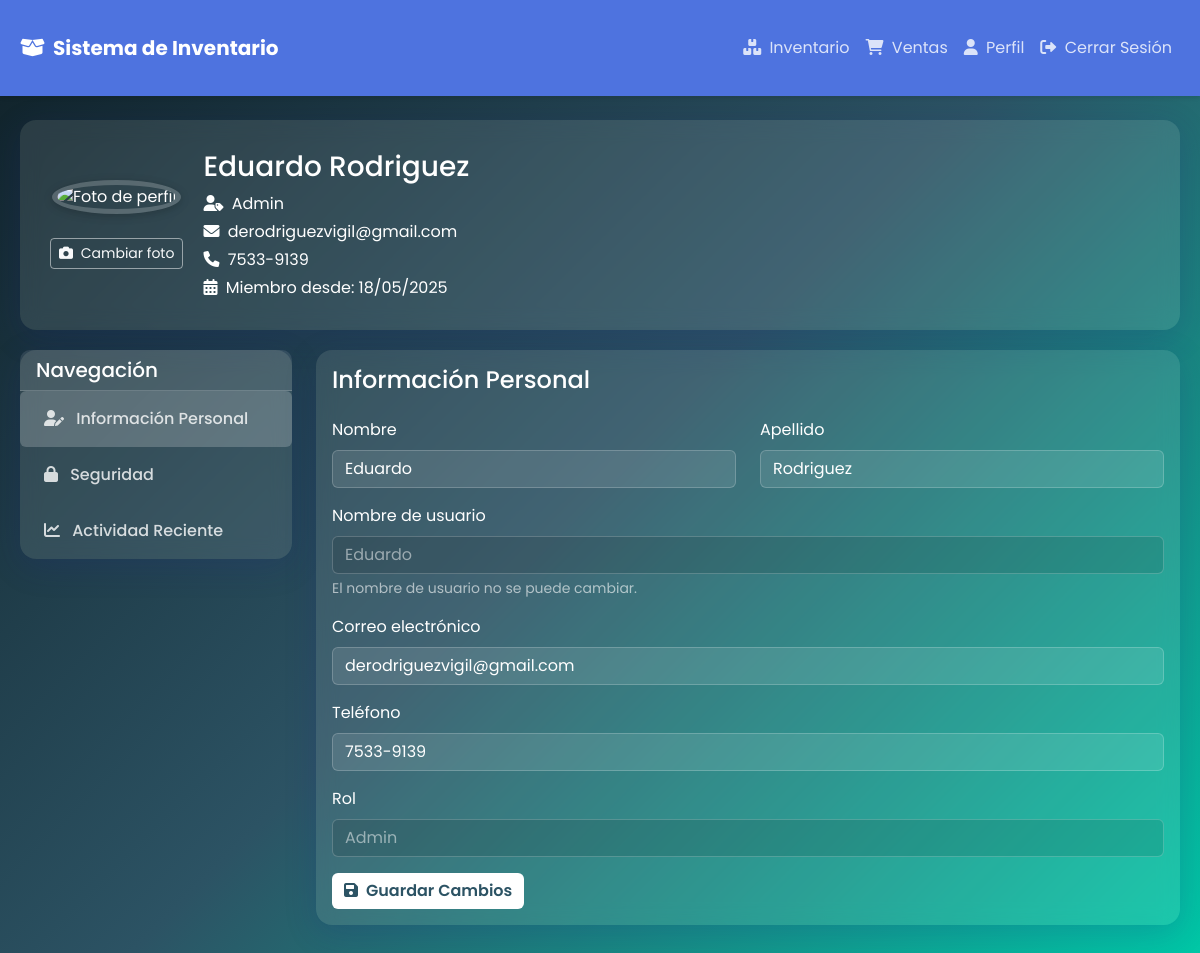
Page /vistas/perfil.php (signed in) on the committed database.
### tables this page shows
CREATE TABLE IF NOT EXISTS `usuarios` (
  `id` int NOT NULL AUTO_INCREMENT,
  `username` varchar(100) NOT NULL,
  `password` varchar(255) NOT NULL,
  `rol` enum('admin','vendedor') NOT NULL,
  `nombre` varchar(100) DEFAULT NULL,
  `apellido` varchar(100) DEFAULT NULL,
  `email` varchar(255) DEFAULT NULL,
  `telefono` varchar(20) DEFAULT NULL,
  `foto` varchar(255) DEFAULT 'default.jpg',
  `fecha_registro` timestamp NULL DEFAULT CURRENT_TIMESTAMP,
  PRIMARY KEY (`id`)
);

### vistas/perfil.php (the view, shortened to what this page needs)
<?php
include '../config.php';
$user_id = $_SESSION['user_id'];
$stmt = $pdo->prepare("SELECT * FROM usuarios WHERE id = ?");
$stmt->execute([$user_id]);
$usuario = $stmt->fetch();
?>
<!DOCTYPE html>
<html lang="es">
<head>
    <link href="https://cdn.jsdelivr.net/npm/bootstrap@5.3.0-alpha1/dist/css/bootstrap.min.css" rel="stylesheet">
    <link rel="stylesheet" href="https://cdnjs.cloudflare.com/ajax/libs/font-awesome/6.0.0-beta3/css/all.min.css">
    <link rel="stylesheet" href="styles/main.css">
</head>
<body>
    <nav class="navbar navbar-expand-lg navbar-dark">
        <div class="container">
            <a class="navbar-brand" href="inventario.php">
                <i class="fas fa-box-open me-2"></i>Sistema de Inventario
            </a>
            <div class="collapse navbar-collapse" id="navbarNav">
                <ul class="navbar-nav ms-auto">
                    <li class="nav-item">
                        <a class="nav-link" href="inventario.php">
                            <i class="fas fa-boxes me-1"></i> Inventario
                        </a>
                    </li>
                    <li class="nav-item">
                        <a class="nav-link" href="ventas.php">
                            <i class="fas fa-shopping-cart me-1"></i> Ventas
                        </a>
                    </li>
                    <li class="nav-item">
                        <a class="nav-link active" href="perfil.php">
                            <i class="fas fa-user me-1"></i> Perfil
                        </a>
                    </li>
                    <li class="nav-item">
                        <a class="nav-link" href="login.php?logout=1">
                            <i class="fas fa-sign-out-alt me-1"></i> Cerrar Sesión
                        </a>
                    </li>
                </ul>
            </div>
        </div>
    </nav>
    <div class="container py-4">
        <div class="profile-header d-flex flex-column flex-md-row align-items-center">
            <div class="text-center">
                <?php
                $foto_path = 'uploads/profiles/' . ($usuario['foto'] ?? 'default.jpg');
                if (!file_exists($foto_path)) {
                    $foto_path = 'uploads/profiles/default.jpg';
                }
                ?>
                <img src="<?php echo $foto_path; ?>" alt="Foto de perfil" class="profile-picture mb-3">
                <div class="mt-2">
                    <button type="button" class="btn btn-sm btn-outline-light" data-bs-toggle="modal" data-bs-target="#cambiarFotoModal">
                        <i class="fas fa-camera me-1"></i> Cambiar foto
                    </button>
                </div>
            </div>
            <div class="profile-info mt-4 mt-md-0">
                <h3><?php echo !empty($usuario['nombre']) ? $usuario['nombre'] . ' ' . $usuario['apellido'] : $usuario['username']; ?></h3>
                <p class="mb-1">
                    <i class="fas fa-user-tag me-1"></i> <?php echo ucfirst($usuario['rol']); ?>
                </p>
                <p class="mb-1">
                    <i class="fas fa-envelope me-1"></i> <?php echo !empty($usuario['email']) ? $usuario['email'] : 'No especificado'; ?>
                </p>
                <p class="mb-1">
                    <i class="fas fa-phone me-1"></i> <?php echo !empty($usuario['telefono']) ? $usuario['telefono'] : 'No especificado'; ?>
                </p>
                <p class="mb-0">
                    <i class="fas fa-calendar-alt me-1"></i> Miembro desde: <?php echo date('d/m/Y', strtotime($usuario['fecha_registro'] ?? 'now')); ?>
                </p>
            </div>
        </div>
        <div class="row">
            <div class="col-md-3 mb-4">
                <div class="card">
                    <div class="card-header">
                        <h5 class="mb-0">Navegación</h5>
                    </div>
                    <div class="card-body p-0">
                        <div class="nav flex-column nav-pills" id="v-pills-tab" role="tablist" aria-orientation="vertical">
                            <button class="nav-link active text-start py-3 px-4" id="v-pills-info-tab" data-bs-toggle="pill" data-bs-target="#v-pills-info" type="button" role="tab">
                                <i class="fas fa-user-edit me-2"></i> Información Personal
                            </button>
                            <button class="nav-link text-start py-3 px-4" id="v-pills-security-tab" data-bs-toggle="pill" data-bs-target="#v-pills-security" type="button" role="tab">
                                <i class="fas fa-lock me-2"></i> Seguridad
                            </button>
                            <button class="nav-link text-start py-3 px-4" id="v-pills-activity-tab" data-bs-toggle="pill" data-bs-target="#v-pills-activity" type="button" role="tab">
                                <i class="fas fa-chart-line me-2"></i> Actividad Reciente
                            </button>
                        </div>
                    </div>
                </div>
            </div>
            <div class="col-md-9">
                <div class="card">
                    <div class="card-body">
                        <div class="tab-content" id="v-pills-tabContent">
                            <div class="tab-pane fade show active" id="v-pills-info" role="tabpanel">
                                <h4 class="mb-4">Información Personal</h4>
                                <form method="POST" action="">
                                    <div class="row mb-3">
                                        <div class="col-md-6">
                                            <label for="nombre" class="form-label">Nombre</label>
                                            <input type="text" class="form-control" id="nombre" name="nombre" value="<?php echo $usuario['nombre'] ?? ''; ?>">
                                        </div>
                                        <div class="col-md-6">
                                            <label for="apellido" class="form-label">Apellido</label>
                                            <input type="text" class="form-control" id="apellido" name="apellido" value="<?php echo $usuario['apellido'] ?? ''; ?>">
                                        </div>
                                    </div>
                                    <div class="mb-3">
                                        <label for="username" class="form-label">Nombre de usuario</label>
                                        <input type="text" class="form-control" id="username" value="<?php echo $usuario['username']; ?>" disabled>
                                        <div class="form-text">El nombre de usuario no se puede cambiar.</div>
                                    </div>
                                    <div class="mb-3">
                                        <label for="email" class="form-label">Correo electrónico</label>
                                        <input type="email" class="form-control" id="email" name="email" value="<?php echo $usuario['email'] ?? ''; ?>">
                                    </div>
                                    <div class="mb-3">
                                        <label for="telefono" class="form-label">Teléfono</label>
                                        <input type="tel" class="form-control" id="telefono" name="telefono" value="<?php echo $usuario['telefono'] ?? ''; ?>">
                                    </div>
                                    <div class="mb-3">
                                        <label for="rol" class="form-label">Rol</label>
                                        <input type="text" class="form-control" id="rol" value="<?php echo ucfirst($usuario['rol']); ?>" disabled>
                                    </div>
                                    <button type="submit" name="actualizar_info" class="btn btn-primary">
                                        <i class="fas fa-save me-2"></i>Guardar Cambios
                                    </button>
                                </form>
                            </div>
                        </div>
                    </div>
                </div>
            </div>
        </div>
    </div>
</body>
</html>

### styles/main.css (style rules this page uses)
body { background-color: #f8f9fa; font-family: "Poppins", sans-serif; }
.container { max-width: 1200px; margin: 0 auto; padding: 20px; }
.card { border-radius: 10px; box-shadow: 0 4px 6px rgba(0, 0, 0, 0.1); margin-bottom: 20px; }
.card-header { border-radius: 10px 10px 0 0 !important; background-color: #4e73df; color: white; font-weight: 600; }
.btn-primary { background-color: #4e73df; border-color: #4e73df; }
.navbar { background-color: #4e73df; box-shadow: 0 2px 4px rgba(0, 0, 0, 0.1); }
.navbar-brand { font-weight: 700; color: white !important; }
.nav-link { color: rgba(255, 255, 255, 0.8) !important; }

### vistas/perfil.php (style rules this page uses)
body { background: linear-gradient(135deg, #0f2027, #2c5364, #00c9a7); background-size: cover; background-repeat: no-repeat; background-attachment: fixed; font-family: 'Poppins', sans-serif; }
.profile-header { background: rgba(255, 255, 255, 0.1); backdrop-filter: blur(10px); -webkit-backdrop-filter: blur(10px); border-radius: 16px; box-shadow: 0 8px 32px rgba(31, 38, 135, 0.2); padding: 30px; margin-bottom: 20px; color: white; }
.profile-picture { width: 150px; height: 150px; border-radius: 50%; object-fit: cover; border: 5px solid rgba(255, 255, 255, 0.2); box-shadow: 0 2px 10px rgba(0, 0, 0, 0.2); }
.profile-info { padding-left: 20px; }
.card { background: rgba(255, 255, 255, 0.1); backdrop-filter: blur(10px); -webkit-backdrop-filter: blur(10px); border: none; border-radius: 16px; box-shadow: 0 8px 32px rgba(31, 38, 135, 0.2); color: white; }
.card-header { background: rgba(255, 255, 255, 0.1); border-bottom: 1px solid rgba(255, 255, 255, 0.2); color: white; }
.nav-pills .nav-link.active { background-color: rgba(255, 255, 255, 0.2); color: white; }
.nav-pills .nav-link { color: rgba(255, 255, 255, 0.8); font-weight: 500; }
.form-control { background: rgba(255, 255, 255, 0.1); border: 1px solid rgba(255, 255, 255, 0.2); color: white; }
.form-control::placeholder { color: rgba(255, 255, 255, 0.6); }
.form-control:disabled { background: rgba(0, 0, 0, 0.1); color: rgba(255, 255, 255, 0.5); }
.form-text { color: rgba(255, 255, 255, 0.6); }
.btn-primary { background-color: #ffffff; color: #2c5364; font-weight: 600; border: none; }
.btn-outline-light { border-color: rgba(255, 255, 255, 0.5); }

### rows in the picture
usuarios: nombre "Eduardo", apellido "Rodriguez", rol "Admin", email "derodriguezvigil@gmail.com", telefono "7533-9139", fecha_registro "18/05/2025", username "Eduardo"
